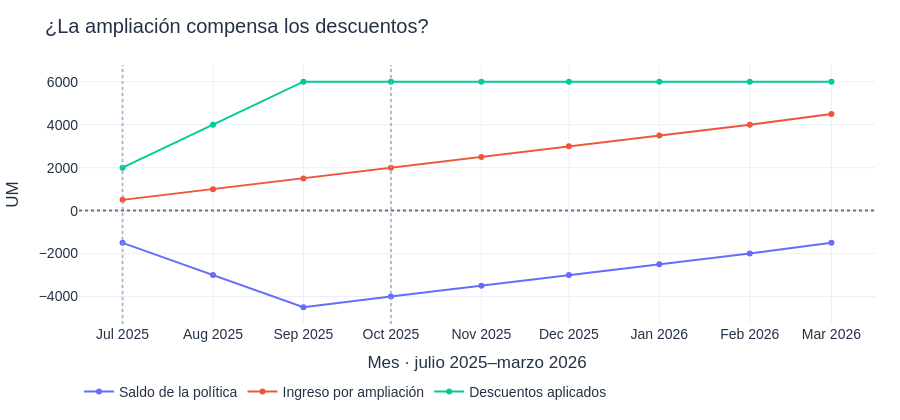

Notebook cell for this chart:
### Code cell
fases_elegibles = datos.phases[datos.phases.poblacion.eq('Elegibles')].set_index('fase')
durante = fases_elegibles.loc['durante', 'diferencia_neta'] / 100
despues = fases_elegibles.loc['posterior', 'diferencia_neta'] / 100
saldo = durante + despues
cfo_present.figuras_principales(ESCENARIO)['12_recuperacion_foco'].show(renderer='plotly_mimetype',config=FIG_CONFIG)
explicacion = f"Durante el descuento, los 50 clientes generan {numero_es(abs(durante))} UM {'menos' if durante < 0 else 'más'} que sin política; después, {numero_es(abs(despues))} UM {'más' if despues > 0 else 'menos'}."
mostrar_conclusion(datos.recovery_conclusion() + ' ' + explicacion + ' El resultado cubre nueve meses; evaluar el valor del cliente durante toda su relación (LTV) requiere comparar permanencia e ingresos con y sin política.')
mostrar_detalle('Ver acumulados por mes (UM)',datos.focus.loc[datos.focus.mes.ge(CONFIG['politica_inicio']), ['mes','mes_relativo','diferencia_acumulada','aumento_bruto_acumulado','descuento_acumulado']].assign(diferencia_acumulada=lambda d:d.diferencia_acumulada/100,aumento_bruto_acumulado=lambda d:d.aumento_bruto_acumulado/100,descuento_acumulado=lambda d:d.descuento_acumulado/100))

### Figure 1 — Plotly figure (JSON) as saved in the notebook; plotly's stock layout.template omitted (floating-point values rounded to 4 significant figures)
{"data": [{"mode": "lines+markers", "name": "Saldo de la política", "type": "scatter", "x": ["2025-07-01", "2025-08-01", "2025-09-01", "2025-10-01", "2025-11-01", "2025-12-01", "2026-01-01", "2026-02-01", "2026-03-01"], "y": [-1500.0, -3000.0, -4500.0, -4000.0, -3500.0, -3000.0, -2500.0, -2000.0, -1500.0]}, {"mode": "lines+markers", "name": "Ingreso por ampliación", "type": "scatter", "x": ["2025-07-01", "2025-08-01", "2025-09-01", "2025-10-01", "2025-11-01", "2025-12-01", "2026-01-01", "2026-02-01", "2026-03-01"], "y": [500.0, 1000.0, 1500.0, 2000.0, 2500.0, 3000.0, 3500.0, 4000.0, 4500.0]}, {"mode": "lines+markers", "name": "Descuentos aplicados", "type": "scatter", "x": ["2025-07-01", "2025-08-01", "2025-09-01", "2025-10-01", "2025-11-01", "2025-12-01", "2026-01-01", "2026-02-01", "2026-03-01"], "y": [2000.0, 4000.0, 6000.0, 6000.0, 6000.0, 6000.0, 6000.0, 6000.0, 6000.0]}], "layout": {"font": {"color": "#243247", "family": "Arial, sans-serif", "size": 14}, "height": 420, "hovermode": "x unified", "legend": {"orientation": "h", "y": -0.2}, "margin": {"b": 60, "l": 65, "r": 25, "t": 65}, "separators": ",.", "shapes": [{"line": {"color": "#64748b", "dash": "dot"}, "type": "line", "x0": 0, "x1": 1, "xref": "x domain", "y0": 0, "y1": 0, "yref": "y"}, {"line": {"color": "#94a3b8", "dash": "dot"}, "opacity": 0.7, "type": "line", "x0": "2025-07-01", "x1": "2025-07-01", "xref": "x", "y0": 0, "y1": 1, "yref": "y domain"}, {"line": {"color": "#94a3b8", "dash": "dot"}, "opacity": 0.7, "type": "line", "x0": "2025-10-01", "x1": "2025-10-01", "xref": "x", "y0": 0, "y1": 1, "yref": "y domain"}], "title": {"text": "¿La ampliación compensa los descuentos?"}, "xaxis": {"title": {"text": "Mes · julio 2025–marzo 2026"}}, "yaxis": {"title": {"text": "UM"}}}}
